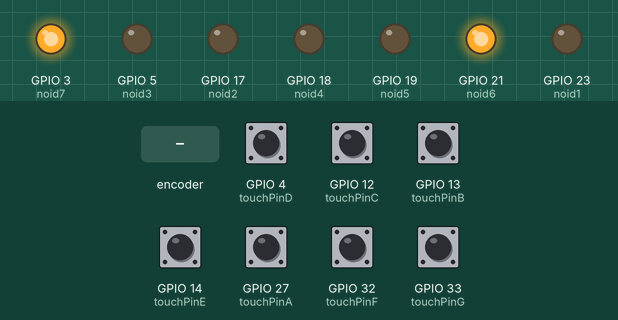
The sketch below on a simulated ESP32. Shown: output pins drawn as LEDs (lit = HIGH). Dashed ring = blinking. The inputs (shaded band) are chosen by the test bench; at power-on: GPIO 4 (touchPinD), GPIO 12 (touchPinC), GPIO 13 (touchPinB), GPIO 14 (touchPinE), GPIO 27 (touchPinA), GPIO 32 (touchPinF), GPIO 33 (touchPinG) HIGH. What the sketch prints to the serial monitor is not drawn.

Above: at 1.7 s.
1.8 s: GPIO 32 (touchPinF) pulled LOW for 0.15 s
At 1.87 s:
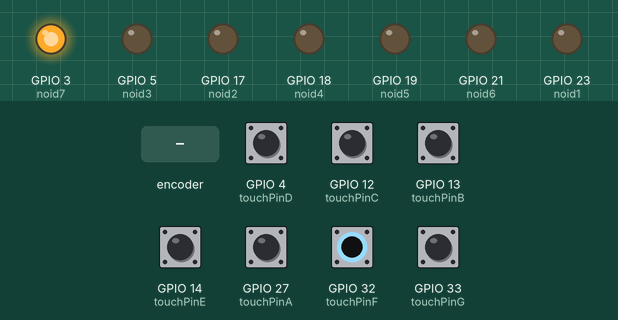
3.4 s: GPIO 33 (touchPinG) pulled LOW for 0.15 s
At 3.47 s:
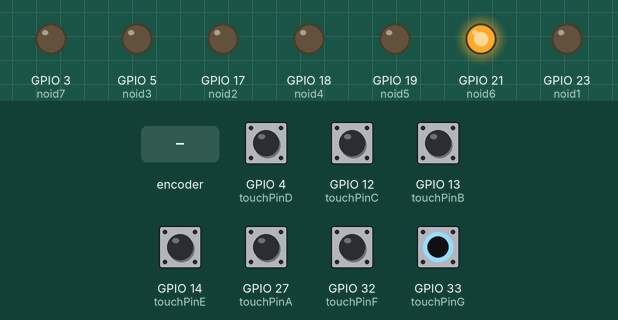
5.0 s: rotary encoder on GPIO 27 (touchPinA) / GPIO 13 (touchPinB) turned 3 steps (first pin leading)
At 5.8 s:
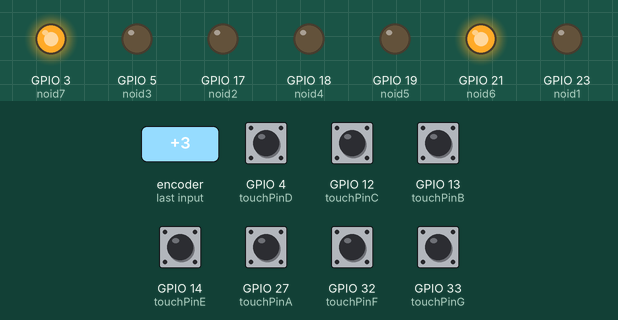
8.6 s: GPIO 4 (touchPinD) pulsed LOW 2 times (0.12 s each, 0.3 s apart)
At 9.2 s:
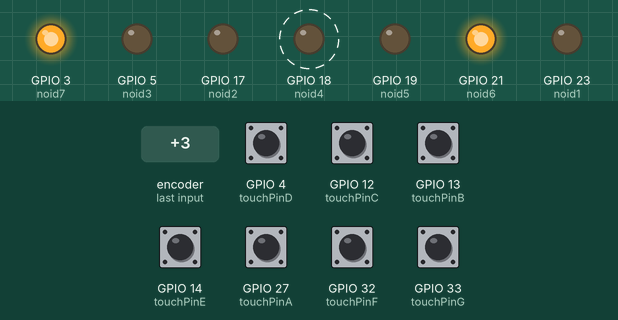
12.2 s: GPIO 12 (touchPinC) pulsed LOW 2 times (0.12 s each, 0.3 s apart)
At 13.1 s:
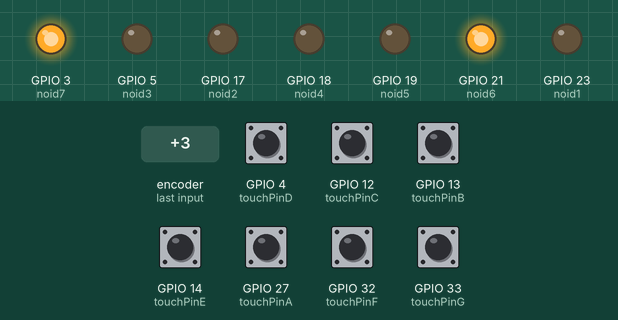
15.8 s: GPIO 4 (touchPinD) pulled LOW for 1 s
At 16.7 s:
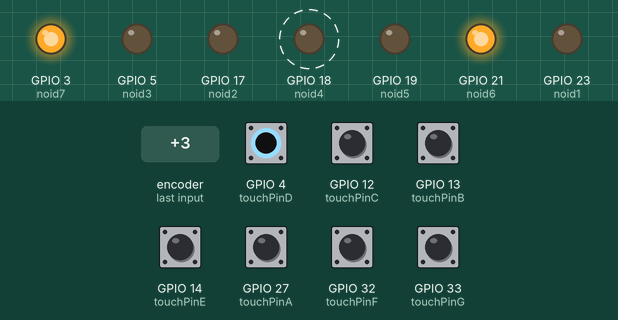
Timing chart, 0 to 18.8 s (numbered marks = the images above; inputs shaded):
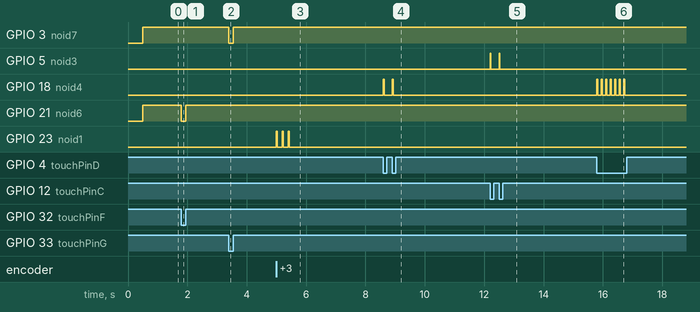

Measured:
- after the input at 1.8 s, GPIO 21 (noid6): HIGH → LOW at once, → HIGH 0.15 s later
- after the input at 3.4 s, GPIO 3 (noid7): HIGH → LOW at once, → HIGH 0.15 s later
- after the input at 5.0 s, GPIO 23 (noid1): alternates HIGH for 0.03 s and LOW for 0.17 s, 6 changes in all, then stays LOW, starting at once
- after the input at 8.6 s, GPIO 18 (noid4): alternates HIGH for 0.03 s and LOW for 0.27 s, 4 changes in all, then stays LOW, starting at once
- after the input at 12.2 s, GPIO 5 (noid3): alternates HIGH for 0.03 s and LOW for 0.27 s, 4 changes in all, then stays LOW, starting at once
- after the input at 15.8 s, GPIO 18 (noid4): alternates HIGH for 0.03 s and LOW for 0.12 s, 14 changes in all, then stays LOW, starting at once

The sketch:

noiseBot2022.ino
```cpp
const int touchPinA = 27;
const int touchPinB = 13;
const int touchPinC = 12;
const int touchPinD = 4;
const int touchPinE = 14;
const int touchPinF = 32;
const int touchPinG = 33;


const int threshold = 30;
const int thresholdMin = 5;
//const int thresholdMinA = 15;

int touchValueA;
int touchValueB;
int touchValueC;
int touchValueD;
int touchValueE;
int touchValueF;
int touchValueG;


int noid1 = 23;
int noid2 = 17;
int noid3 = 5;
int noid4 = 18;
int noid5 = 19;
int noid6 = 21;
int noid7 = 3;

int noidonTime = 30;
int noidoffTime = 120;

int del = 80;

void setup() {
  Serial.begin(115200);
  delay(500);


  pinMode (noid1, OUTPUT);
  pinMode (noid2, OUTPUT);
  pinMode (noid3, OUTPUT);
  pinMode (noid4, OUTPUT);
  pinMode (noid5, OUTPUT);
  pinMode (noid6, OUTPUT);
  pinMode (noid7, OUTPUT);

  pinMode (touchPinA, INPUT);
  pinMode (touchPinB, INPUT);
  pinMode (touchPinC, INPUT);
  pinMode (touchPinD, INPUT);
  pinMode (touchPinE, INPUT);
  pinMode (touchPinF, INPUT);
  pinMode (touchPinG, INPUT);
}

void loop() {

  touchValueF = touchRead(touchPinF);
  touchValueG = touchRead(touchPinG);
  char buffer[40];
  sprintf(buffer, "F %u, G = %u", touchValueF, touchValueG);
  Serial.println(buffer);
  //delay(500);

  {
    noidF ();
    noidG ();
  }

  touchValueA = touchRead(touchPinA);
  if ((touchValueA < threshold) && (touchValueA > thresholdMin)) {
    noidA();
    noidOffA();
    //delay(50);
  }
  touchValueB = touchRead(touchPinB);
  if ((touchValueB < threshold) && (touchValueB > thresholdMin)) {
    noidB();
    noidOffB();
    //delay(50);

  }
  touchValueC = touchRead(touchPinC);
  if ((touchValueC < threshold) && (touchValueC > thresholdMin)) {
    noidC();
    noidOffC();
    //delay(50);

  }
  touchValueD = touchRead(touchPinD);
  if ((touchValueD < threshold) && (touchValueD > thresholdMin)) {
    noidD();
    noidOffD();
    //delay(50);

  }
  touchValueE = touchRead(touchPinE);
  if ((touchValueE < threshold) && (touchValueE > thresholdMin)) {
    noidE();
    noidOffE();
    //delay(50);

  }
  //delay(del);
}

///////////////

void noidA() {

  unsigned long snapshotOfTime = 0;
  snapshotOfTime = millis();
  while (millis() < snapshotOfTime + noidonTime) {
    digitalWrite(noid1, HIGH);

    if (millis() - snapshotOfTime > noidonTime) break;
  }
}

void noidOffA () {

  unsigned long snapshotOfTime = 0;
  snapshotOfTime = millis();
  while (millis() < snapshotOfTime + noidoffTime) {
    digitalWrite(noid1, LOW);

    if (millis() - snapshotOfTime > noidoffTime) break;
  }
}

void noidB () {

  unsigned long snapshotOfTimeB = 0;
  snapshotOfTimeB = millis();
  while (millis() < snapshotOfTimeB + noidonTime) {
    digitalWrite(noid2, HIGH);

    if (millis() - snapshotOfTimeB > noidonTime) break;
  }
}

void noidOffB () {

  unsigned long snapshotOfTimeB = 0;
  snapshotOfTimeB = millis();
  while (millis() < snapshotOfTimeB + noidoffTime) {
    digitalWrite(noid2, LOW);

    if (millis() - snapshotOfTimeB > noidoffTime) break;
  }
}

void noidC () {

  unsigned long snapshotOfTime = 0;
  snapshotOfTime = millis();
  while (millis() < snapshotOfTime + noidonTime) {
    digitalWrite(noid3, HIGH);

    if (millis() - snapshotOfTime > noidonTime) break;
  }
}

void noidOffC () {

  unsigned long snapshotOfTime = 0;
  snapshotOfTime = millis();
  while (millis() < snapshotOfTime + noidoffTime) {
    digitalWrite(noid3, LOW);

    if (millis() - snapshotOfTime > noidoffTime) break;
  }
}

void noidD () {

  unsigned long snapshotOfTime = 0;
  snapshotOfTime = millis();
  while (millis() < snapshotOfTime + noidonTime) {
    digitalWrite(noid4, HIGH);

    if (millis() - snapshotOfTime > noidonTime) break;
  }
}

void noidOffD () {

  unsigned long snapshotOfTime = 0;
  snapshotOfTime = millis();
  while (millis() < snapshotOfTime + noidoffTime) {
    digitalWrite(noid4, LOW);

    if (millis() - snapshotOfTime > noidoffTime) break;
  }
}
void noidE () {

  unsigned long snapshotOfTime = 0;
  snapshotOfTime = millis();
  while (millis() < snapshotOfTime + noidonTime) {
    digitalWrite(noid5, HIGH);

    if (millis() - snapshotOfTime > noidonTime) break;
  }
}

void noidOffE () {

  unsigned long snapshotOfTime = 0;
  snapshotOfTime = millis();
  while (millis() < snapshotOfTime + noidoffTime) {
    digitalWrite(noid5, LOW);

    if (millis() - snapshotOfTime > noidoffTime) break;
  }
}

void noidF () {

  if (touchValueF < 20) {
    digitalWrite(noid6, LOW);
  } else {
    digitalWrite(noid6, HIGH);
  }
}

void noidG () {

  if (touchValueG < 20) {
    digitalWrite(noid7, LOW);
  } else {
    digitalWrite(noid7, HIGH);
  }
}
```
